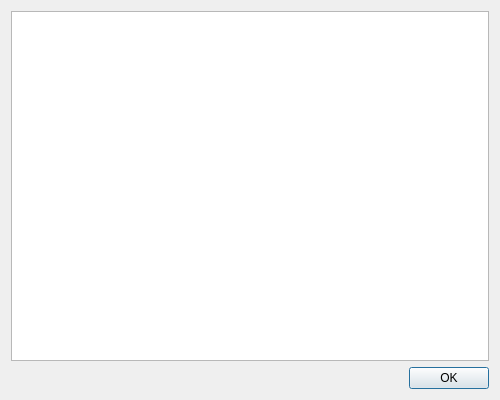
<?xml version="1.0" encoding="UTF-8"?>
<ui version="4.0">
 <class>Dialog</class>
 <widget class="QDialog" name="Dialog">
  <property name="geometry">
   <rect>
    <x>0</x>
    <y>0</y>
    <width>500</width>
    <height>400</height>
   </rect>
  </property>
  <property name="windowTitle">
   <string>Report</string>
  </property>
  <layout class="QVBoxLayout" name="verticalLayout">
   <item>
    <widget class="QTextEdit" name="reportBox">
     <property name="readOnly">
      <bool>true</bool>
     </property>
    </widget>
   </item>
   <item>
    <layout class="QHBoxLayout" name="horizontalLayout">
     <item>
      <spacer name="horizontalSpacer">
       <property name="orientation">
        <enum>Qt::Horizontal</enum>
       </property>
       <property name="sizeHint" stdset="0">
        <size>
         <width>40</width>
         <height>20</height>
        </size>
       </property>
      </spacer>
     </item>
     <item>
      <widget class="QPushButton" name="okButton">
       <property name="text">
        <string>OK</string>
       </property>
       <property name="autoDefault">
        <bool>false</bool>
       </property>
       <property name="default">
        <bool>true</bool>
       </property>
      </widget>
     </item>
    </layout>
   </item>
  </layout>
 </widget>
 <resources/>
 <connections/>
</ui>
